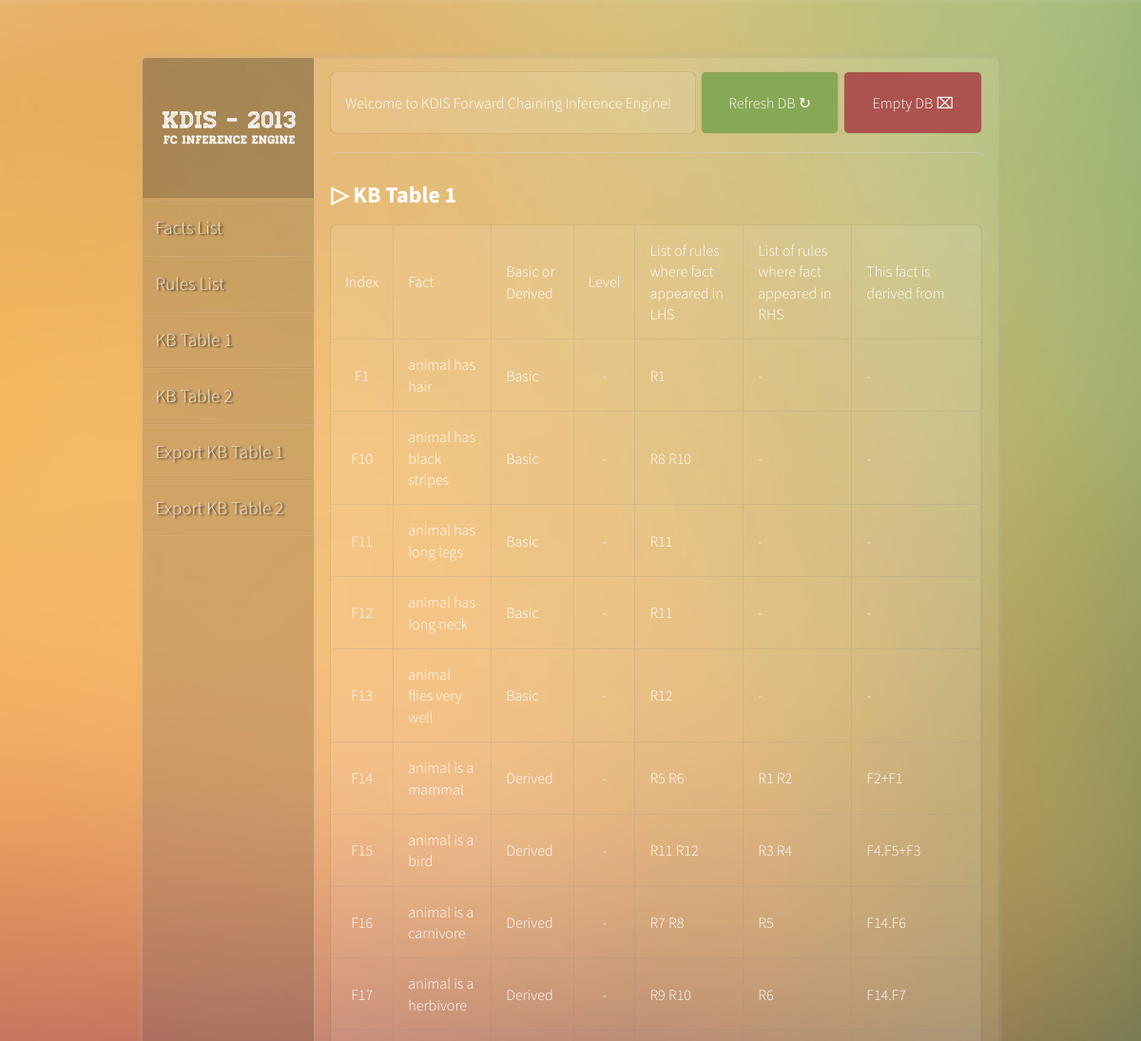
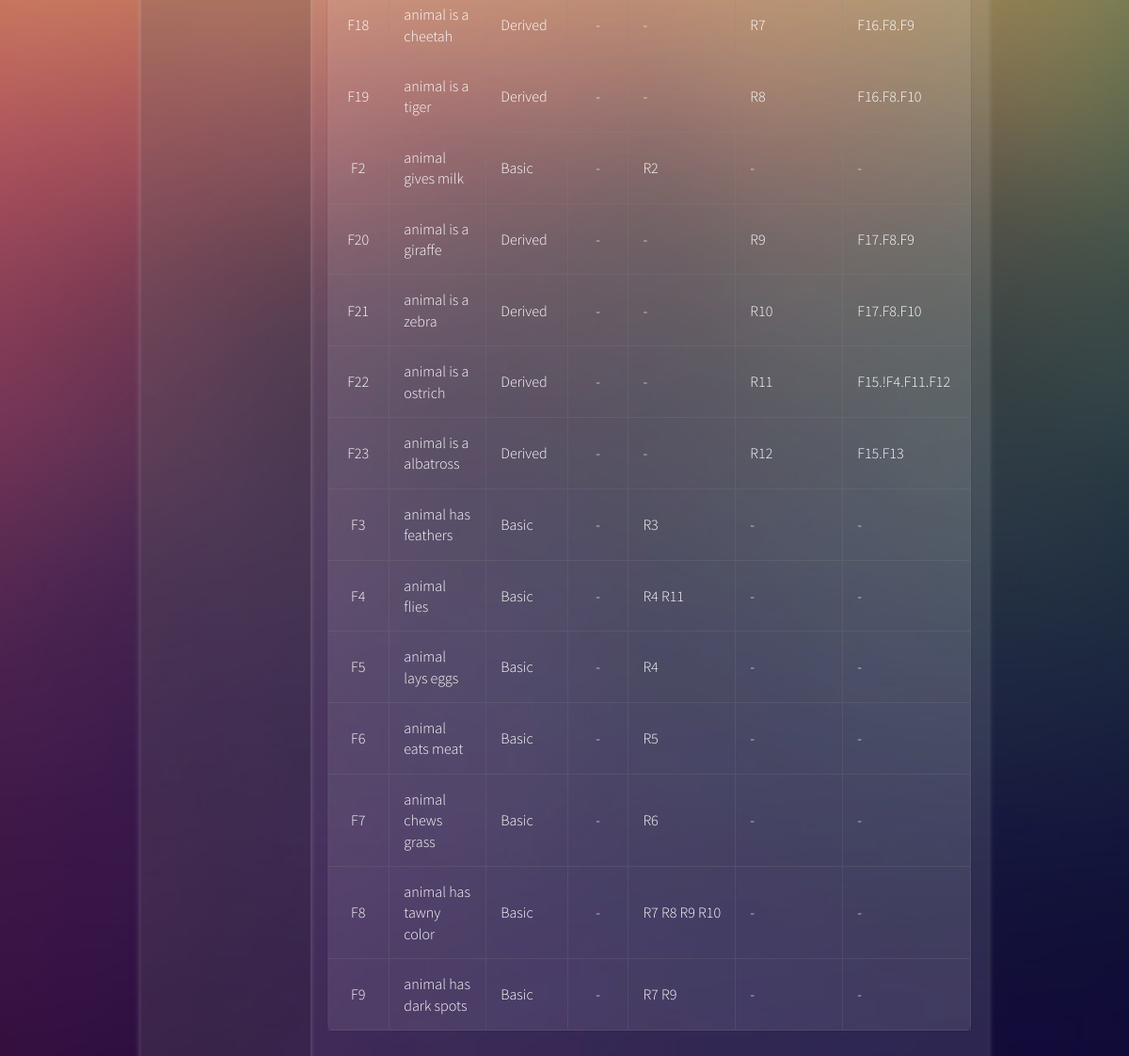
Page /kb_table1.php on the committed database (2 pictures, top to bottom).
### tables this page shows
CREATE TABLE IF NOT EXISTS `kb_table_1` (
  `id` int(5) NOT NULL AUTO_INCREMENT,
  `fact_index` varchar(5) NOT NULL,
  `fact` varchar(150) NOT NULL,
  `is_derived` set('0','1') DEFAULT NULL,
  `level` int(3) DEFAULT NULL,
  `rules_in_lhs` varchar(300) DEFAULT NULL,
  `rules_in_rhs` varchar(300) DEFAULT NULL,
  `derived_from` varchar(300) DEFAULT NULL,
  PRIMARY KEY (`id`)
);

### kb_table1.php (the view, shortened to what this page needs)
<?php include_once('header.inc.php'); ?>
  </head>
  <body>
<section id="wrap">
	<?php include_once('aside.inc.php'); ?>
	<section id="main">
		<div class="container">
			<div class="card" style="width:56%;cursor:default;">
				<p>Welcome to KDIS Forward Chaining Inference Engine!</p>
			</div>
			<form method="post" action="refresh_db.php">
				<div class="card green button submit" style="width:21%;margin-left:1%;">
					<p>Refresh DB &#8635;</p>
				</div>
			</form>
			<form method="post" action="empty_db.php">
				<div class="card red button empty-db submit" style="width:21%;margin-left:1%;">
					<p>Empty DB &#8999;</p>
				</div>
			</form>
		</div>
		<div class="clear"></div>
		<div class="container">
			<h2 style="color:#ffffff;margin-bottom:0px;">&#9655; KB Table 1</h2>
			<div class="card" style="width:100%;padding:0;">
				<table>
					<tbody>
					<?php
						$query = "SELECT * FROM kb_table_1 ORDER BY fact_index";
						$result = mysqli_query($con, $query);
						if(!$result)
							 die("Table not found");
						else{
							if($result->num_rows > 0){
					?>
						<tr>
							<td width="">Index</td>
							<td width="">Fact</td>
							<td width="">Basic or Derived</td>
							<td width="">Level</td>
							<td width="">List of rules where fact appeared in LHS</td>
							<td width="">List of rules where fact appeared in RHS</td>
							<td width="" class="no-border">This fact is derived from</td>
						</tr>
					<?php
								while($row = mysqli_fetch_array($result))
								{ ?>
								  <tr>
											<td style="text-align:center"><?php echo (!empty($row['fact_index']) ? $row['fact_index'] : '-'); ?></td>
											<td><?php echo (!empty($row['fact']) ? $row['fact'] : '-'); ?></td>
											<td><?php echo (!empty($row['is_derived']) ? 'Derived' : 'Basic'); ?></td>
											<td style="text-align:center"><?php echo (!empty($row['level']) ? $row['level'] : '-'); ?></td>
											<td><?php echo (!empty($row['rules_in_lhs']) ? $row['rules_in_lhs'] : '-'); ?></td>
											<td><?php echo (!empty($row['rules_in_rhs']) ? $row['rules_in_rhs'] : '-'); ?></td>
											<td><?php echo (!empty($row['derived_from']) ? $row['derived_from'] : '-'); ?></td>
										</tr>
					<?php		}
							}
							else
								echo "<tr><td width=\"100%\">KB Table 1 is empty</td></tr>";
						}
					?>
					</tbody>
				</table>
			</div>
		</div>
	<?php include_once('footer.inc.php'); ?>

### css/main.css (style rules this page uses)
html, button, input, select, textarea { color: #222; }
html { font-size: 1em; line-height: 1.4; }
html { min-height: 100%; height: 100%; }
body { height:100%; font-family: 'Source Sans Pro', sans-serif; font-weight:300; background: url(../img/bg-0.jpg) no-repeat center center fixed; -webkit-background-size: cover; -moz-background-size: cover; -o-background-size: cover; background-size: cover; }
#wrap { width:75%; min-width:900px; margin:5% auto 5% auto; min-height:100%; background:rgba(255,255,255,0.115); border:1px solid rgba(80, 80, 80, 0.08); border-radius: 5px; box-shadow: 0px 0px 6px rgba(178, 178, 178, 0.40); overflow:hidden; }
section#main { width:80%; min-height:100%; float:left; overflow:hidden; }
section#main .container { width:95%; margin-left:2.5%; margin-right:2.5%; display:block; height:auto; float:left; }
.clear { width:95%; margin-left:2.5%; margin-right:2.5%; display:block; height:auto; float:left; border-top:1px solid rgba(213, 213, 213, 0.39); border-bottom:1px solid rgba(182, 182, 182, 0.06); height:1px; margin-top:5px; margin-bottom:5px; }
section#main .card { float:left; display:block; background-color:rgba(255, 255, 255, 0.09); color:#ffffff; padding: 5px 0px 5px 0px; margin:15px 0px 15px 0px; border-radius:5px; box-shadow: 0px 0px 1px rgba(0, 0, 0, 0.5); }
.card p { padding:0px 15px 0px 15px; }
.button { cursor:pointer; text-align:center; }
.green { background-color:rgb(135, 168, 85) !important; color:#ffffff !important; }
.red { background-color:rgb(173, 83, 79) !important; color:#ffffff !important; }
table { width:100%; }
tr { border-bottom: 1px solid rgba(141, 141, 141, 0.19); transition: all 0.3s; -moz-transition: all 0.3s; -webkit-transition: all 0.3s; -o-transition: all 0.3s; cursor:default; }
td { border-right: 1px solid rgba(141, 141, 141, 0.19); padding:15px; }
.no-border { border:none; }

### rows in the picture
kb_table_1: fact_index "F1", fact "animal has hair", is_derived "Basic", rules_in_lhs "R1"
kb_table_1: fact_index "F10", fact "animal has black stripes", is_derived "Basic", rules_in_lhs "R8 R10"
kb_table_1: fact_index "F11", fact "animal has long legs", is_derived "Basic", rules_in_lhs "R11"
kb_table_1: fact_index "F12", fact "animal has long neck", is_derived "Basic", rules_in_lhs "R11"
kb_table_1: fact_index "F13", fact "animal flies very well", is_derived "Basic", rules_in_lhs "R12"
kb_table_1: fact_index "F14", fact "animal is a mammal", is_derived "Derived", rules_in_lhs "R5 R6", rules_in_rhs "R1 R2", derived_from "F2+F1"
kb_table_1: fact_index "F15", fact "animal is a bird", is_derived "Derived", rules_in_lhs "R11 R12", rules_in_rhs "R3 R4", derived_from "F4.F5+F3"
kb_table_1: fact_index "F16", fact "animal is a carnivore", is_derived "Derived", rules_in_lhs "R7 R8", rules_in_rhs "R5", derived_from "F14.F6"
kb_table_1: fact_index "F17", fact "animal is a herbivore", is_derived "Derived", rules_in_lhs "R9 R10", rules_in_rhs "R6", derived_from "F14.F7"
kb_table_1: fact_index "F18", fact "animal is a cheetah", is_derived "Derived", rules_in_rhs "R7", derived_from "F16.F8.F9"
kb_table_1: fact_index "F19", fact "animal is a tiger", is_derived "Derived", rules_in_rhs "R8", derived_from "F16.F8.F10"
kb_table_1: fact_index "F2", fact "animal gives milk", is_derived "Basic", rules_in_lhs "R2"
kb_table_1: fact_index "F20", fact "animal is a giraffe", is_derived "Derived", rules_in_rhs "R9", derived_from "F17.F8.F9"
kb_table_1: fact_index "F21", fact "animal is a zebra", is_derived "Derived", rules_in_rhs "R10", derived_from "F17.F8.F10"
kb_table_1: fact_index "F22", fact "animal is a ostrich", is_derived "Derived", rules_in_rhs "R11", derived_from "F15.!F4.F11.F12"
kb_table_1: fact_index "F23", fact "animal is a albatross", is_derived "Derived", rules_in_rhs "R12", derived_from "F15.F13"
kb_table_1: fact_index "F3", fact "animal has feathers", is_derived "Basic", rules_in_lhs "R3"
kb_table_1: fact_index "F4", fact "animal flies", is_derived "Basic", rules_in_lhs "R4 R11"
kb_table_1: fact_index "F5", fact "animal lays eggs", is_derived "Basic", rules_in_lhs "R4"
kb_table_1: fact_index "F6", fact "animal eats meat", is_derived "Basic", rules_in_lhs "R5"
kb_table_1: fact_index "F7", fact "animal chews grass", is_derived "Basic", rules_in_lhs "R6"
kb_table_1: fact_index "F8", fact "animal has tawny color", is_derived "Basic", rules_in_lhs "R7 R8 R9 R10"
kb_table_1: fact_index "F9", fact "animal has dark spots", is_derived "Basic", rules_in_lhs "R7 R9"
